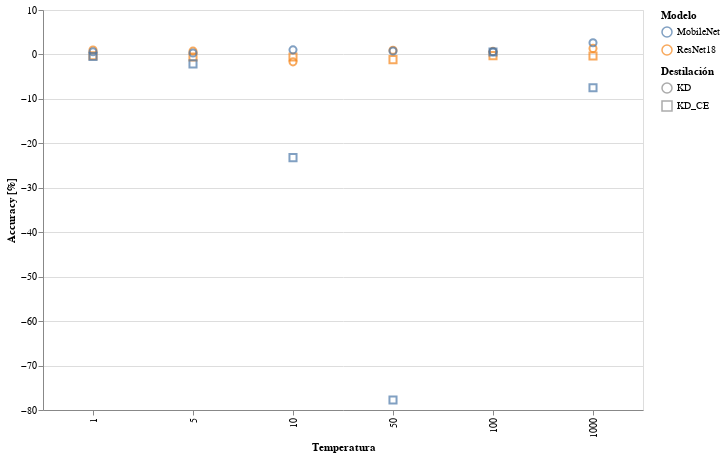

Write notebook code for a chart like this one.
### Code cell
#data=KD.load_data(folder="./Cifar10/ResNet101/exp1/students")
KD.load_and_plot(phase='test',field="acc",center=True)

### Figure 1 — Vega-Lite specification as saved in the notebook (floating-point values rounded to 4 significant figures)
{"config": {"view": {"continuousWidth": 400, "continuousHeight": 300}}, "data": {"name": "data-23c3819e262bab122134380e3b502f9a"}, "mark": "point", "encoding": {"color": {"type": "nominal", "field": "student", "legend": {"title": "Modelo"}}, "shape": {"type": "nominal", "field": "distillation", "legend": {"title": "Destilación"}}, "size": {"value": 50}, "tooltip": [{"type": "quantitative", "field": "test_acc"}, {"type": "quantitative", "field": "test_teacher/acc"}, {"type": "quantitative", "field": "test_loss"}, {"type": "quantitative", "field": "test_eval"}, {"type": "quantitative", "field": "train_acc"}, {"type": "quantitative", "field": "train_teacher/acc"}, {"type": "quantitative", "field": "train_loss"}, {"type": "quantitative", "field": "train_eval"}, {"type": "nominal", "field": "distillation"}, {"type": "quantitative", "field": "temp"}], "x": {"type": "ordinal", "field": "temp", "scale": {"base": 10, "type": "log", "zero": false}, "title": "Temperatura"}, "y": {"type": "quantitative", "field": "test_acc", "scale": {"type": "linear", "zero": false}, "title": "Accuracy [%]"}}, "height": 400, "selection": {"selector001": {"type": "interval", "bind": "scales", "encodings": ["x", "y"]}}, "width": 600, "$schema": "https://vega.github.io/schema/vega-lite/v4.0.0.json", "datasets": {"data-23c3819e262bab122134380e3b502f9a": [{"Unnamed: 0": 0, "test_acc": -0.26, "test_teacher/acc": 90.68, "test_loss": 2467.0, "test_eval": 0.4935, "train_acc": 98.15, "train_teacher/acc": 98.27, "train_loss": 286.2, "train_eval": 0.05723, "epoch": 99, "student": "ResNet18", "distillation": "KD_CE", "temp": 100.0}, {"Unnamed: 0": 1, "test_acc": -0.3, "test_teacher/acc": 90.68, "test_loss": 0.2513, "test_eval": 0.4508, "train_acc": 98.36, "train_teacher/acc": 98.29, "train_loss": 0.03213, "train_eval": 0.04958, "epoch": 99, "student": "ResNet18", "distillation": "KD_CE", "temp": 1.0}, {"Unnamed: 0": 2, "test_acc": -0.34, "test_teacher/acc": 90.68, "test_loss": 228800.0, "test_eval": 0.4576, "train_acc": 98.29, "train_teacher/acc": 98.3, "train_loss": 26330.0, "train_eval": 0.05267, "epoch": 83, "student": "ResNet18", "distillation": "KD_CE", "temp": 1000.0}, {"Unnamed: 0": 3, "test_acc": -0.56, "test_teacher/acc": 90.68, "test_loss": 24.83, "test_eval": 0.4964, "train_acc": 98.33, "train_teacher/acc": 98.36, "train_loss": 2.722, "train_eval": 0.05423, "epoch": 78, "student": "ResNet18", "distillation": "KD_CE", "temp": 10.0}, {"Unnamed: 0": 4, "test_acc": -0.58, "test_teacher/acc": 90.68, "test_loss": 6.06, "test_eval": 0.4835, "train_acc": 98.13, "train_teacher/acc": 98.33, "train_loss": 0.7358, "train_eval": 0.05767, "epoch": 98, "student": "ResNet18", "distillation": "KD_CE", "temp": 5.0}, {"Unnamed: 0": 5, "test_acc": -1.17, "test_teacher/acc": 90.68, "test_loss": 663.5, "test_eval": 0.5308, "train_acc": 98.32, "train_teacher/acc": 98.19, "train_loss": 66.71, "train_eval": 0.05337, "epoch": 78, "student": "ResNet18", "distillation": "KD_CE", "temp": 50.0}, {"Unnamed: 0": 6, "test_acc": 0.69, "test_teacher/acc": 90.68, "test_loss": 2.504e-05, "test_eval": 0.4783, "train_acc": 97.7, "train_teacher/acc": 98.27, "train_loss": 1.038e-05, "train_eval": 0.07366, "epoch": 99, "student": "ResNet18", "distillation": "KD", "temp": 100.0}, {"Unnamed: 0": 7, "test_acc": 1.0, "test_teacher/acc": 90.68, "test_loss": 0.02803, "test_eval": 0.2919, "train_acc": 97.43, "train_teacher/acc": 98.28, "train_loss": 0.007251, "train_eval": 0.08887, "epoch": 187, "student": "ResNet18", "distillation": "KD", "temp": 1.0}, {"Unnamed: 0": 8, "test_acc": 1.36, "test_teacher/acc": 90.68, "test_loss": 2.159e-07, "test_eval": 0.4109, "train_acc": 97.98, "train_teacher/acc": 98.3, "train_loss": 8.774e-08, "train_eval": 0.06101, "epoch": 89, "student": "ResNet18", "distillation": "KD", "temp": 1000.0}, {"Unnamed: 0": 9, "test_acc": -1.67, "test_teacher/acc": 90.68, "test_loss": 0.002744, "test_eval": 0.613, "train_acc": 95.19, "train_teacher/acc": 98.23, "train_loss": 0.001394, "train_eval": 0.1734, "epoch": 133, "student": "ResNet18", "distillation": "KD", "temp": 10.0}, {"Unnamed: 0": 10, "test_acc": 0.74, "test_teacher/acc": 90.68, "test_loss": 0.005382, "test_eval": 0.426, "train_acc": 97.26, "train_teacher/acc": 98.22, "train_loss": 0.00248, "train_eval": 0.09201, "epoch": 195, "student": "ResNet18", "distillation": "KD", "temp": 5.0}, {"Unnamed: 0": 11, "test_acc": 0.94, "test_teacher/acc": 90.68, "test_loss": 9.258e-05, "test_eval": 0.4311, "train_acc": 97.66, "train_teacher/acc": 98.16, "train_loss": 4.097e-05, "train_eval": 0.07126, "epoch": 99, "student": "ResNet18", "distillation": "KD", "temp": 50.0}, {"Unnamed: 0": 24, "test_acc": 0.54, "test_teacher/acc": 90.68, "test_loss": 96390.0, "test_eval": 19.28, "train_acc": 94.13, "train_teacher/acc": 98.25, "train_loss": 892.1, "train_eval": 0.1784, "epoch": 97, "student": "MobileNet", "distillation": "KD_CE", "temp": 100.0}, {"Unnamed: 0": 25, "test_acc": -0.45, "test_teacher/acc": 90.68, "test_loss": 0.2576, "test_eval": 0.4678, "train_acc": 94.12, "train_teacher/acc": 98.2, "train_loss": 0.09817, "train_eval": 0.1767, "epoch": 98, "student": "MobileNet", "distillation": "KD_CE", "temp": 1.0}, {"Unnamed: 0": 26, "test_acc": -7.5, "test_teacher/acc": 90.68, "test_loss": 2396000000000000.0, "test_eval": 4791000000.0, "train_acc": 84.68, "train_teacher/acc": 98.28, "train_loss": 232600.0, "train_eval": 0.4652, "epoch": 99, "student": "MobileNet", "distillation": "KD_CE", "temp": 1000.0}, {"Unnamed: 0": 27, "test_acc": -23.21, "test_teacher/acc": 90.68, "test_loss": 52.16, "test_eval": 1.043, "train_acc": 63.69, "train_teacher/acc": 98.32, "train_loss": 51.99, "train_eval": 1.04, "epoch": 98, "student": "MobileNet", "distillation": "KD_CE", "temp": 10.0}, {"Unnamed: 0": 28, "test_acc": -2.12, "test_teacher/acc": 90.68, "test_loss": 8.797, "test_eval": 0.7008, "train_acc": 89.37, "train_teacher/acc": 98.37, "train_loss": 4.426, "train_eval": 0.3511, "epoch": 99, "student": "MobileNet", "distillation": "KD_CE", "temp": 5.0}, {"Unnamed: 0": 29, "test_acc": -77.76, "test_teacher/acc": 90.68, "test_loss": 42600000.0, "test_eval": 34080.0, "train_acc": 9.948, "train_teacher/acc": 98.25, "train_loss": 2886.0, "train_eval": 2.309, "epoch": 14, "student": "MobileNet", "distillation": "KD_CE", "temp": 50.0}, {"Unnamed: 0": 30, "test_acc": 0.59, "test_teacher/acc": 90.68, "test_loss": 3.974e-05, "test_eval": 0.7361, "train_acc": 92.94, "train_teacher/acc": 98.2, "train_loss": 2.573e-05, "train_eval": 0.2985, "epoch": 98, "student": "MobileNet", "distillation": "KD", "temp": 100.0}, {"Unnamed: 0": 31, "test_acc": 0.59, "test_teacher/acc": 90.68, "test_loss": 96.39, "test_eval": 964.6, "train_acc": 92.55, "train_teacher/acc": 98.27, "train_loss": 0.01886, "train_eval": 0.2241, "epoch": 99, "student": "MobileNet", "distillation": "KD", "temp": 1.0}, {"Unnamed: 0": 32, "test_acc": 2.62, "test_teacher/acc": 90.68, "test_loss": 2.865e-07, "test_eval": 0.559, "train_acc": 96.31, "train_teacher/acc": 98.24, "train_loss": 1.469e-07, "train_eval": 0.1307, "epoch": 99, "student": "MobileNet", "distillation": "KD", "temp": 1000.0}, {"Unnamed: 0": 33, "test_acc": 1.03, "test_teacher/acc": 90.68, "test_loss": 0.002804, "test_eval": 0.701, "train_acc": 93.26, "train_teacher/acc": 98.22, "train_loss": 0.001838, "train_eval": 0.2772, "epoch": 99, "student": "MobileNet", "distillation": "KD", "temp": 10.0}, {"Unnamed: 0": 34, "test_acc": 0.32, "test_teacher/acc": 90.68, "test_loss": 0.01042, "test_eval": 0.7077, "train_acc": 93.47, "train_teacher/acc": 98.21, "train_loss": 0.005027, "train_eval": 0.2593, "epoch": 99, "student": "MobileNet", "distillation": "KD", "temp": 5.0}, {"Unnamed: 0": 35, "test_acc": 0.79, "test_teacher/acc": 90.68, "test_loss": 0.0001518, "test_eval": 0.7257, "train_acc": 92.99, "train_teacher/acc": 98.23, "train_loss": 0.0001006, "train_eval": 0.2982, "epoch": 98, "student": "MobileNet", "distillation": "KD", "temp": 50.0}]}}
